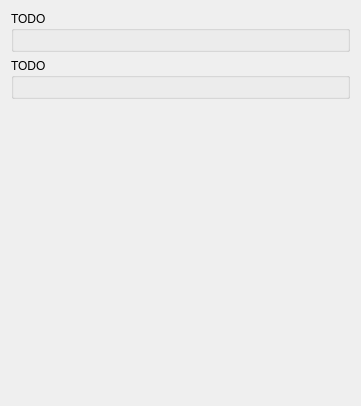
<?xml version="1.0" encoding="UTF-8"?>
<ui version="4.0">
 <class>GeneralConfig</class>
 <widget class="QWidget" name="GeneralConfig">
  <property name="geometry">
   <rect>
    <x>0</x>
    <y>0</y>
    <width>361</width>
    <height>406</height>
   </rect>
  </property>
  <layout class="QVBoxLayout" name="verticalLayout_2">
   <item>
    <widget class="QGroupBox" name="backendGroupBox">
     <property name="title">
      <string>TODO</string>
     </property>
     <layout class="QGridLayout" name="gridLayout"/>
    </widget>
   </item>
   <item>
    <widget class="QGroupBox" name="appearanceGroupBox">
     <property name="title">
      <string>TODO</string>
     </property>
     <property name="checkable">
      <bool>false</bool>
     </property>
     <layout class="QGridLayout" name="gridLayout_2"/>
    </widget>
   </item>
   <item>
    <spacer name="verticalSpacer">
     <property name="orientation">
      <enum>Qt::Vertical</enum>
     </property>
     <property name="sizeHint" stdset="0">
      <size>
       <width>20</width>
       <height>40</height>
      </size>
     </property>
    </spacer>
   </item>
  </layout>
 </widget>
 <resources/>
 <connections/>
</ui>
